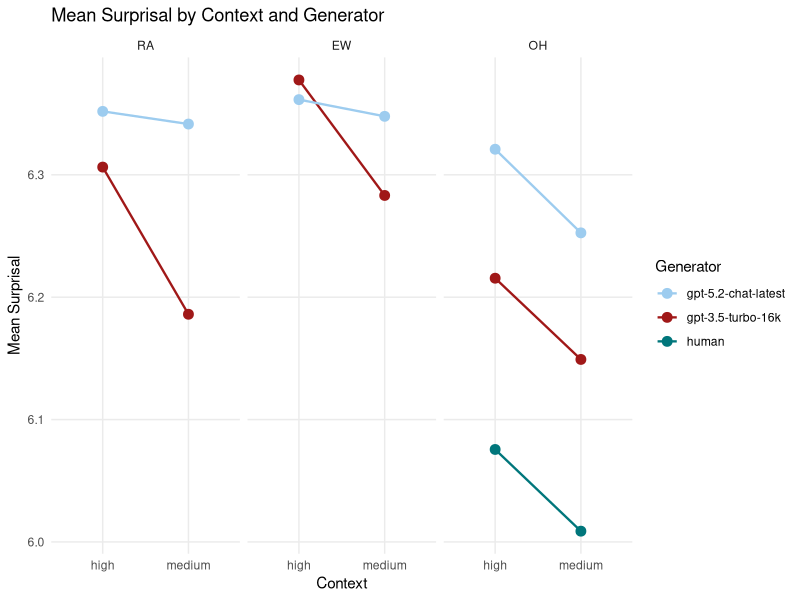
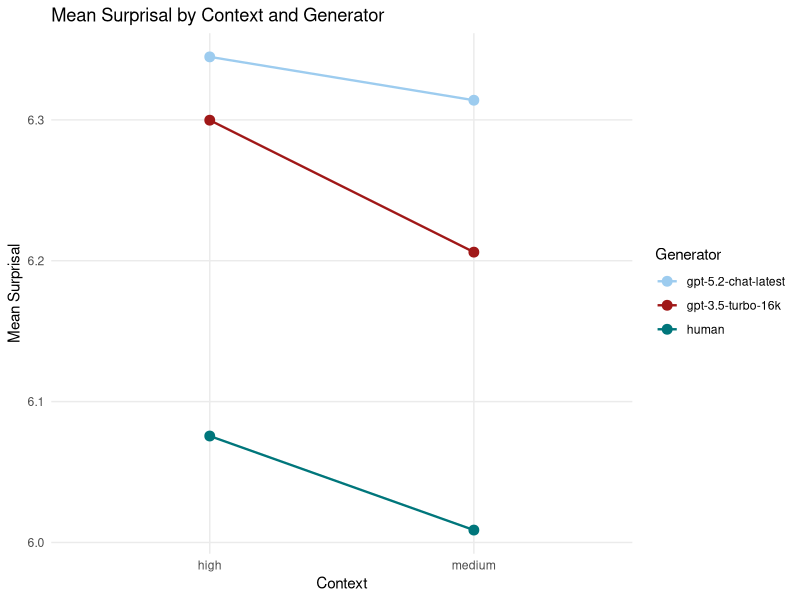
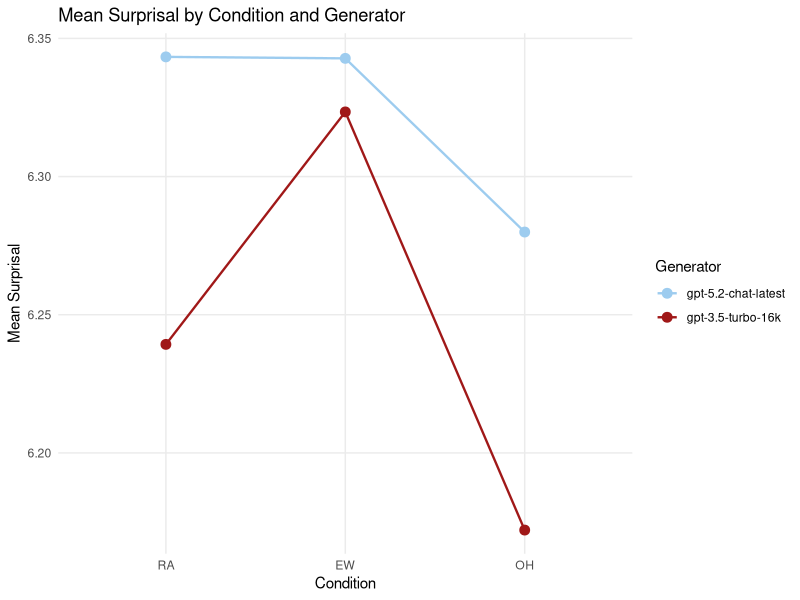

Write R code to recreate these figures, in order.
## ---- chunk 1
library(knitr)
library(tidyverse)

# set current working directory to the directory of this Rmd file
setwd(dirname(rstudioapi::getActiveDocumentContext()$path))
# load data
data<-read_csv("./data/Processed final_data/final.csv")
kable(head(data))

## ---- chunk 2
# Data cleaning and aggregation

# remove NAs
data <- data %>%
  drop_na()

# Removing items 13 and 28 for data set used for comparison with human participants
data_human <- data %>%
  filter(!(item %in% c(13, 28)))

# Aggregating surprisal values (by generator and condition) - comparison with HUMAN
data_agg_human <- data_human %>%
  group_by(generator, context, condition) %>%
  summarise(mean_surprisal = mean(surprisal), .groups = "drop")

data_agg<- data %>%
  group_by(generator, context, condition) %>%
  summarise(mean_surprisal = mean(surprisal), .groups = "drop")

## ---- chunk 3
data_agg_human %>%
  mutate(condition = factor(condition, levels = c("RA", "EW", "OH"))) %>%
  group_by(generator, context, condition) %>%
  summarise(mean_surprisal = mean(mean_surprisal)) %>%
  ggplot(aes(x = context, y = mean_surprisal, color = fct_reorder2(generator, context, mean_surprisal), group = generator)) +
  geom_line(linewidth = .8) +
  geom_point(size = 3) +
  # add colours
  scale_color_manual(values = c("gpt-3.5-turbo-16k" = "#A01818", 
                                "gpt-5.2-chat-latest" = "#9DCCEF", "human" = "#00767B")) +
  labs(title = "Mean Surprisal by Context and Generator",
       x = "Context",
       y = "Mean Surprisal",
       color = "Generator") +
  theme_minimal() +
  theme(
    legend.position = "right",
    panel.grid.minor = element_blank()
  ) +
  facet_wrap(~condition)
## ---- chunk 4
data_agg_human %>%
  group_by(generator, context) %>%
  summarise(mean_surprisal = mean(mean_surprisal)) %>%
  ggplot(aes(x = context, y = mean_surprisal, color = fct_reorder2(generator, context, mean_surprisal), group = generator)) +
  geom_line(linewidth = .8) +
  geom_point(size = 3) +
  # add colours
  scale_color_manual(values = c("gpt-3.5-turbo-16k" = "#A01818", 
                                "gpt-5.2-chat-latest" = "#9DCCEF", "human" = "#00767B")) +
  labs(title = "Mean Surprisal by Context and Generator",
       x = "Context",
       y = "Mean Surprisal",
       color = "Generator") +
  theme_minimal() +
  theme(
    legend.position = "right",
    panel.grid.minor = element_blank()
  )
## ---- chunk 5
data_agg %>%
  mutate(condition = factor(condition, levels = c("RA", "EW", "OH"))) %>%
  filter(generator != "human") %>%
  group_by(generator, condition) %>%
  summarise(mean_surprisal = mean(mean_surprisal)) %>%
  ggplot(aes(x = condition, y = mean_surprisal, color = fct_reorder2(generator, condition, mean_surprisal), group = generator)) +
  geom_line(linewidth = .8) +
  geom_point(size = 3) +
  # add colours
  scale_color_manual(values = c("gpt-3.5-turbo-16k" = "#A01818", 
                                "gpt-5.2-chat-latest" = "#9DCCEF")) +
  labs(title = "Mean Surprisal by Condition and Generator",
       x = "Condition",
       y = "Mean Surprisal",
       color = "Generator") +
  theme_minimal() +
  theme(
    legend.position = "right",
    panel.grid.minor = element_blank()
  )
